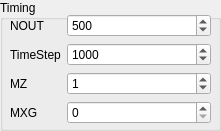
       <widget class="QGroupBox" name="groupBox">
        <property name="geometry">
         <rect>
          <x>30</x>
          <y>20</y>
          <width>221</width>
          <height>131</height>
         </rect>
        </property>
        <property name="title">
         <string>Timing</string>
        </property>
        <widget class="QWidget" name="formLayoutWidget_2">
         <property name="geometry">
          <rect>
           <x>10</x>
           <y>14</y>
           <width>201</width>
           <height>119</height>
          </rect>
         </property>
         <layout class="QFormLayout" name="formLayout_2">
          <property name="fieldGrowthPolicy">
           <enum>QFormLayout::AllNonFixedFieldsGrow</enum>
          </property>
          <item row="0" column="0">
           <widget class="QLabel" name="labelNOUT">
            <property name="text">
             <string>NOUT</string>
            </property>
           </widget>
          </item>
          <item row="1" column="0">
           <widget class="QLabel" name="LabelTimeStep">
            <property name="text">
             <string>TimeStep</string>
            </property>
           </widget>
          </item>
          <item row="1" column="1">
           <widget class="QSpinBox" name="TimeStepSpin">
            <property name="toolTip">
             <string>Time between outputs</string>
            </property>
            <property name="maximum">
             <number>10000000</number>
            </property>
            <property name="value">
             <number>1000</number>
            </property>
           </widget>
          </item>
          <item row="2" column="0">
           <widget class="QLabel" name="label_17">
            <property name="text">
             <string>MZ</string>
            </property>
           </widget>
          </item>
          <item row="2" column="1">
           <widget class="QSpinBox" name="MzSpin">
            <property name="toolTip">
             <string>Number of points in z direction</string>
            </property>
            <property name="value">
             <number>1</number>
            </property>
           </widget>
          </item>
          <item row="3" column="0">
           <widget class="QLabel" name="label_18">
            <property name="text">
             <string>MXG</string>
            </property>
           </widget>
          </item>
          <item row="3" column="1">
           <widget class="QSpinBox" name="MXGSpin">
            <property name="toolTip">
             <string>No guard cells needed in X</string>
            </property>
           </widget>
          </item>
          <item row="0" column="1">
           <widget class="QSpinBox" name="NoutSpin">
            <property name="toolTip">
             <string>Number of output time-steps</string>
            </property>
            <property name="maximum">
             <number>1000000</number>
            </property>
            <property name="singleStep">
             <number>1</number>
            </property>
            <property name="value">
             <number>500</number>
            </property>
           </widget>
          </item>
         </layout>
        </widget>
       </widget>
